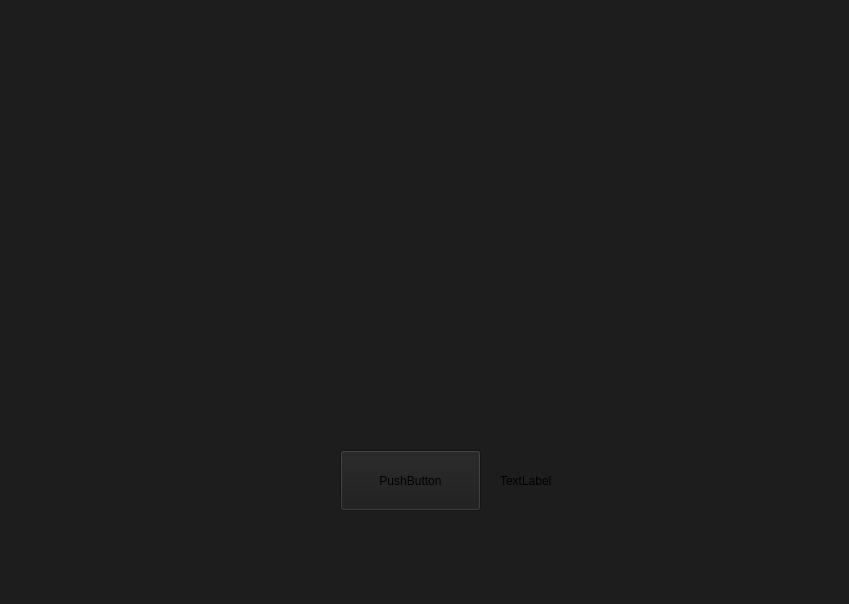
<?xml version="1.0" encoding="UTF-8"?>
<ui version="4.0">
 <class>MainWindow</class>
 <widget class="QWidget" name="MainWindow">
  <property name="geometry">
   <rect>
    <x>0</x>
    <y>0</y>
    <width>849</width>
    <height>604</height>
   </rect>
  </property>
  <property name="minimumSize">
   <size>
    <width>849</width>
    <height>604</height>
   </size>
  </property>
  <property name="maximumSize">
   <size>
    <width>849</width>
    <height>604</height>
   </size>
  </property>
  <property name="windowTitle">
   <string>Form</string>
  </property>
  <property name="autoFillBackground">
   <bool>false</bool>
  </property>
  <property name="styleSheet">
   <string notr="true">background-color: rgb(29, 29, 29)</string>
  </property>
  <widget class="QPushButton" name="pushButton">
   <property name="geometry">
    <rect>
     <x>340</x>
     <y>450</y>
     <width>141</width>
     <height>61</height>
    </rect>
   </property>
   <property name="text">
    <string>PushButton</string>
   </property>
  </widget>
  <widget class="QLabel" name="label">
   <property name="geometry">
    <rect>
     <x>500</x>
     <y>460</y>
     <width>101</width>
     <height>41</height>
    </rect>
   </property>
   <property name="text">
    <string>TextLabel</string>
   </property>
  </widget>
 </widget>
 <resources/>
 <connections/>
</ui>
